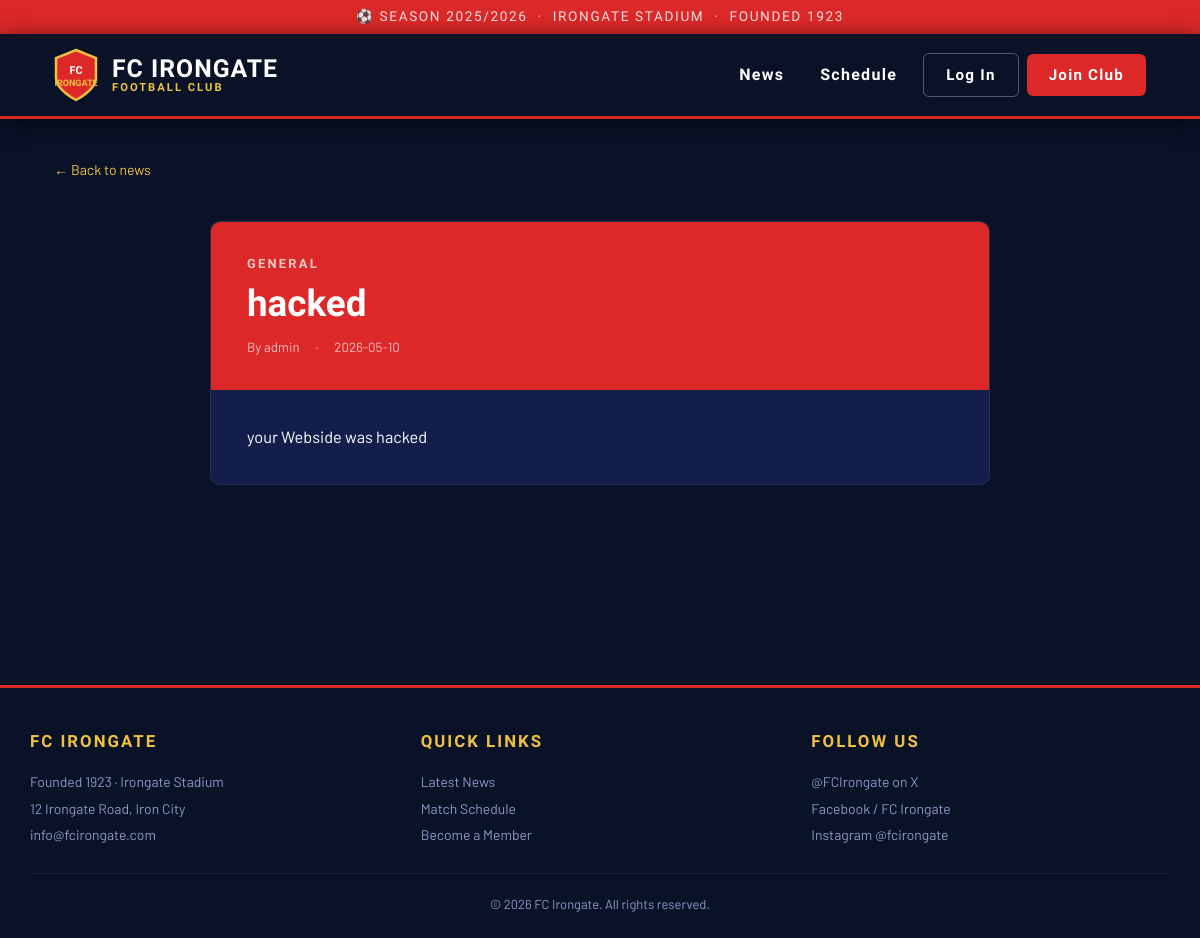
/news/6, run on the app's committed database.
### tables this page shows
CREATE TABLE news_posts (
                id         INTEGER PRIMARY KEY AUTOINCREMENT,
                title      VARCHAR(200) NOT NULL,
                body       TEXT         NOT NULL,
                author_id  INTEGER      NOT NULL REFERENCES members(id),
                created_at DATETIME     NOT NULL DEFAULT CURRENT_TIMESTAMP,
                category   VARCHAR(40)  NOT NULL DEFAULT 'General'
            );

CREATE TABLE members (
                id        INTEGER PRIMARY KEY AUTOINCREMENT,
                username  VARCHAR(80)  NOT NULL UNIQUE,
                email     VARCHAR(120) NOT NULL UNIQUE,
                password  VARCHAR(256) NOT NULL,
                role      VARCHAR(20)  NOT NULL DEFAULT 'member',
                joined_at DATETIME     NOT NULL DEFAULT CURRENT_TIMESTAMP
            );

### app.py (the view)
@app.route("/news/<int:post_id>")
def news_detail(post_id):
    db = get_db()
    post = db.execute("""
        SELECT p.*, m.username AS author_name
        FROM   news_posts p
        JOIN   members m ON m.id = p.author_id
        WHERE  p.id = ?
    """, (post_id,)).fetchone()
    if not post:
        abort(404)
    return render_template("news_detail.html", post=post, user=current_user())

### app.py (called while the page is built)
def get_db():
    db = getattr(g, "_database", None)
    if db is None:
        db = g._database = sqlite3.connect(DATABASE)
        db.row_factory = sqlite3.Row
        db.execute("PRAGMA journal_mode=WAL")
    return db

def current_user():
    if "user_id" not in session:
        return None
    db = get_db()
    return db.execute("SELECT * FROM members WHERE id=?", (session["user_id"],)).fetchone()

@app.context_processor
def inject_globals():
    return {"now": datetime.utcnow()}

### templates/news_detail.html (shortened to what this page needs)
{% extends "base.html" %}
{% block content %}
<div class="container">
  <p style="color:var(--muted); font-size:.88rem; margin-bottom:18px;">
    <a href="{{ url_for('index') }}" style="color:var(--gold)">← Back to news</a>
  </p>
  <div class="post-detail">
    <div class="post-header">
      <div class="cat">{{ post.category }}</div>
      <h1>{{ post.title }}</h1>
      <div class="post-meta">
        <span>By {{ post.author_name }}</span>
        <span>·</span>
        <span>{{ post.created_at[:10] }}</span>
      </div>
    </div>
    <div class="post-body">{{ post.body }}</div>
  </div>
</div>
{% endblock %}

### templates/base.html (style rules this page uses)
*, *::before, *::after { box-sizing: border-box; margin: 0; padding: 0; }
:root { --navy: #0a1228; --navy2: #111e45; --navy3: #1a2d6b; --red: #dc2828; --red2: #ff3b3b; --gold: #f0c040; --white: #ffffff; --off: #e8ecf4; --muted: #8a9bc4; --card: #131f4a; --radius: 10px; --shadow: 0 8px 32px rgba(0,0,0,.45); }
html { scroll-behavior: smooth; }
body { font-family: 'Barlow', sans-serif; background: var(--navy); color: var(--white); min-height: 100vh; line-height: 1.6; }
a { color: inherit; text-decoration: none; }
.container { max-width: 1140px; margin: 0 auto; padding: 40px 24px 80px; }
.post-detail { max-width: 780px; margin: 40px auto; background: var(--card); border-radius: var(--radius); border: 1px solid rgba(255,255,255,.07); overflow: hidden; }
.post-header { background: var(--red); padding: 32px 36px; }
.post-header .cat { font-family: 'Barlow Condensed', sans-serif; font-size: .8rem; letter-spacing: .18em; font-weight: 700; color: rgba(255,255,255,.75); text-transform: uppercase; }
.post-header h1 { font-family: 'Barlow Condensed', sans-serif; font-size: 2.3rem; font-weight: 900; line-height: 1.15; margin-top: 8px; }
.post-meta { display: flex; gap: 16px; margin-top: 12px; font-size: .83rem; color: rgba(255,255,255,.7); }
.post-body { padding: 32px 36px; line-height: 1.85; font-size: 1.02rem; }

### data on the page
news_posts: category "GENERAL", title "hacked", created_at "2026-05-10", body "your Webside was hacked"
members: author_name "admin"
